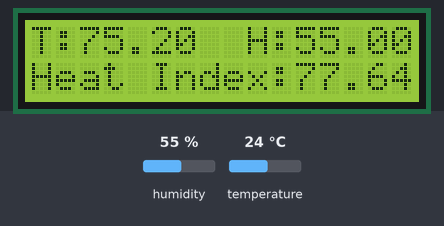
Bench run of a sketch on a simulated Arduino Uno, built with avr-gcc and run on an emulated ATmega328P. Shown: 16×2 character LCD. The test bench sets the inputs (shaded band); at power-on: humidity 55 %, temperature 24 °C.

Above: at 1.2 s.
1.3 s: humidity set to 22 %
At 3.3 s:
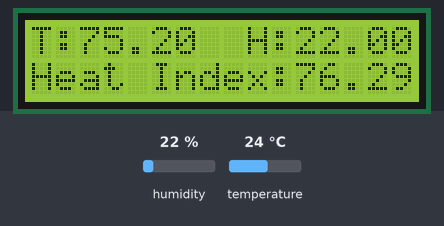
4.0 s: temperature set to 12 °C
At 5.2 s:
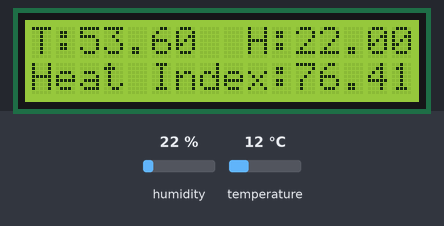
6.7 s: humidity set to 40 %
At 9.0 s:
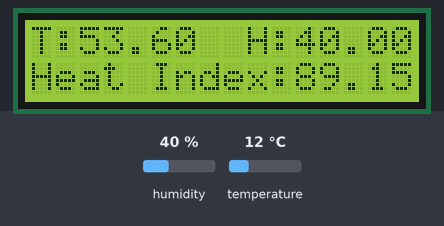
9.6 s: temperature set to 19 °C
At 11.0 s:
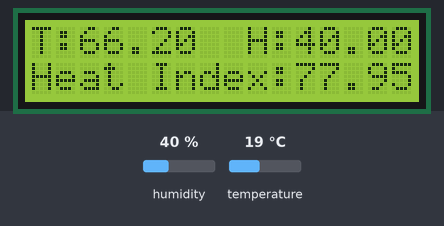
Timing chart, 0 to 12.6 s (numbered marks = the images above; inputs shaded):
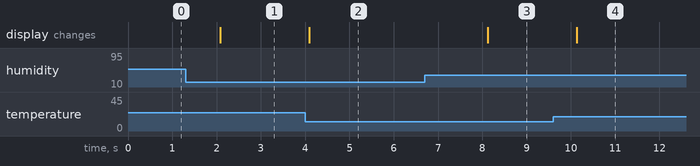

The sketch:

sketch_nov22c.ino
```cpp
#include <LiquidCrystal.h> // includes the LiquidCrystal Library
#include "DHT.h"


#define DHTPIN 8
LiquidCrystal lcd(7, 6, 5, 4, 3, 2); // Creates an LCD object. Parameters: (rs, enable, d4, d5, d6, d7)
#define DHTTYPE DHT22
DHT dht(DHTPIN, DHTTYPE);

void setup() {
  dht.begin();
  lcd.begin(16,2); // Initializes the interface to the LCD screen, and specifies the dimensions (width and height) of the display
}

void loop() {

  float tempF = ((1.8*(dht.readTemperature()))+32);
//Conversion equation retrieved from https://www.weather.gov/media/epz/wxcalc/tempConvert.pdf

  float hum = dht.readHumidity();


// heat index formula: -42.379 + 2.04901523*T + 10.14333127*RH - .22475541*T*RH - .00683783*T*T - .05481717*RH*RH + .00122874*T*T*RH + .00085282*T*RH*RH - .00000199*T*T*RH*RH
// retrieved from https://www.wpc.ncep.noaa.gov/html/heatindex_equation.shtml
  float hIndexF = (-42.379 + (2.04901523*tempF) + (10.14333127*hum) - (0.22475541*tempF*hum) - (0.00683783*tempF*tempF) - (0.05481717*hum*hum) + (0.00122874*tempF*tempF*hum) + (0.00085282*tempF*hum*hum) - (0.00000199*tempF*tempF*hum*hum));
  float otherHInd = -42.379 + (2.04901523*tempF) + (10.14333127*hum) - (0.22475541*tempF*hum) - (0.00683783*tempF*tempF) - (0.05481717*hum*hum) + (0.00122874*tempF*tempF*hum) + (0.00085282*tempF*hum*hum) - (0.00000199*tempF*tempF*hum*hum);
  lcd.setCursor(0,0); // Sets the location at which subsequent text written to the LCD will be displayed
  lcd.print("T:"); // Prints string "Temp." on the LCD
  lcd.print(tempF); // Prints the temperature value from the sensor
  lcd.print("  H:");
  lcd.print(hum);
  lcd.setCursor(0,1);
  lcd.print("Heat Index:");
  lcd.print(hIndexF);
  delay(2000);
}
```

Measured:
- after the input at 1.3 s, the display: changes after 0.78 s (image 1)
- after the input at 4.0 s, the display: changes after 0.10 s (image 2)
- after the input at 6.7 s, the display: changes after 1.4 s (image 3)
- after the input at 9.6 s, the display: changes after 0.53 s (image 4)
